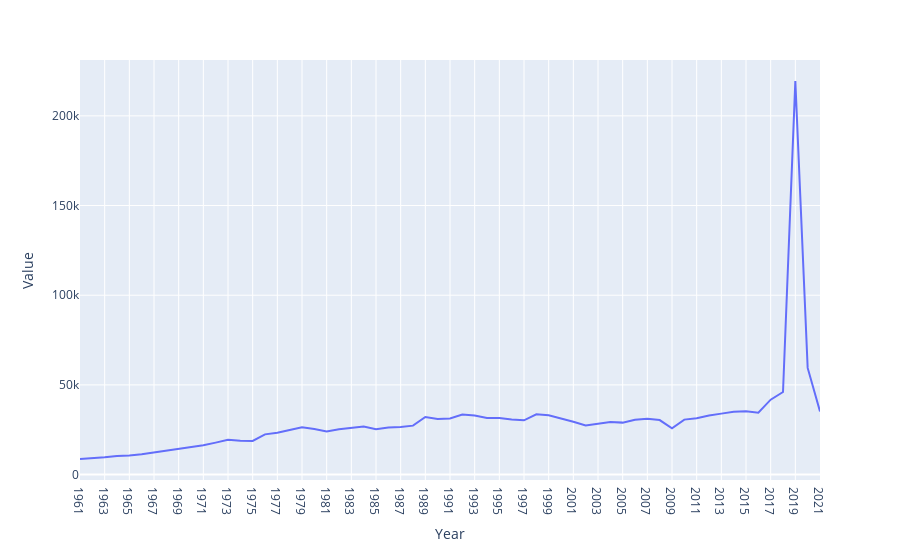

The notebook cell saved with this chart:
### Markdown cell above
The plotted graph does not leave much room for interpretation. The Faroe Islands have, right after becoming independet from denmark, needed to ramp up their agricultural production. But did they really used more fertilizer (228'878.08 kilo per acre arable land) in four years then any other nation has in 60? Of course not!
The food system dashboard references the world bank as the origin of the data. Going There(https://data.worldbank.org/indicator/AG.CON.FERT.ZS?end=2021&start=1961&view=chart&year=2021), i encountered another suprise. The world bank does offer the aggregated plot I wanted, but the Faroe peak I encountered does not appear on the plot. 

![image.png](attachment:image.png)

My first thought was, that the food system dashboard might have made a mistake with manipulating the world bank data. So I downloaded the world bank data and reproduced the plot they show on their website. This is the suprising result:

### Code cell
#Load Dataset WorldBank
fertilizer_consumption_WB = pd.read_csv(r"C:\Users\morit\Desktop\Zwischenspeicher\Python_testspace\FSStats\fertilizer-consumption-WB.csv")

# Drop years in beginning and end of df, that contain no data
fertilizer_consumption_WB = fertilizer_consumption_WB.drop(columns=["1960", "2022", "2023"])

# List of identifier columns to retain in the long format
id_vars_columns = ["Country Name", "Country Code", "Indicator Name", "Indicator Code"]  # replace with your actual column names

# Convert from wide to long format
df_fertilizer_consumption_WB_long = pd.melt(
    fertilizer_consumption_WB, 
    id_vars=id_vars_columns, 
    var_name="Year", 
    value_name="Value"
)

 #Group fertilizer_consumption anhand von Jahr, und Mittelwert der Werte
df_fertilizer_consumption_WBformean = df_fertilizer_consumption_WB_long.copy()


def custom_aggsum(x):
        return x.dropna().sum()
    
aggregations = {
    'Value': custom_aggsum,

}

df_fertilizer_consumption_WBmean = df_fertilizer_consumption_WBformean.groupby('Year').agg(aggregations).reset_index()
df_linegraph_fertilizer_WBmean = df_fertilizer_consumption_WBmean.copy()

fig = px.line (df_linegraph_fertilizer_WBmean, x="Year",y="Value")
fig.show()

### Figure 1 — Plotly figure (JSON) as saved in the notebook; plotly's stock layout.template omitted (floating-point values rounded to 4 significant figures)
{"data": [{"hovertemplate": "Year=%{x}<br>Value=%{y}<extra></extra>", "legendgroup": "", "line": {"color": "#636efa", "dash": "solid"}, "marker": {"symbol": "circle"}, "mode": "lines", "name": "", "orientation": "v", "showlegend": false, "type": "scatter", "x": ["1961", "1962", "1963", "1964", "1965", "1966", "1967", "1968", "1969", "1970", "1971", "1972", "1973", "1974", "1975", "1976", "1977", "1978", "1979", "1980", "1981", "1982", "1983", "1984", "1985", "1986", "1987", "1988", "1989", "1990", "1991", "1992", "1993", "1994", "1995", "1996", "1997", "1998", "1999", "2000", "2001", "2002", "2003", "2004", "2005", "2006", "2007", "2008", "2009", "2010", "2011", "2012", "2013", "2014", "2015", "2016", "2017", "2018", "2019", "2020", "2021"], "xaxis": "x", "y": [8676.0, 9001.0, 9592.0, 10380.0, 10610.0, 11270.0, 12270.0, 13660.0, 14540.0, 15230.0, 16280.0, 17810.0, 19430.0, 18860.0, 18730.0, 22400.0, 23310.0, 24870.0, 26310.0, 25380.0, 24040.0, 25230.0, 25940.0, 26740.0, 25330.0, 26220.0, 26550.0, 27290.0, 32090.0, 31050.0, 31270.0, 33440.0, 32940.0, 31540.0, 31590.0, 30700.0, 30270.0, 33630.0, 33060.0, 31390.0, 29490.0, 27400.0, 28490.0, 29320.0, 28960.0, 30530.0, 31110.0, 30380.0, 25740.0, 30630.0, 31430.0, 32960.0, 33980.0, 35000.0, 35340.0, 34490.0, 41750.0, 46010.0, 219400.0, 59470.0, 35180.0], "yaxis": "y"}], "layout": {"legend": {"tracegroupgap": 0}, "margin": {"t": 60}, "xaxis": {"anchor": "y", "domain": [0, 1], "title": {"text": "Year"}}, "yaxis": {"anchor": "x", "domain": [0, 1], "title": {"text": "Value"}}}}
